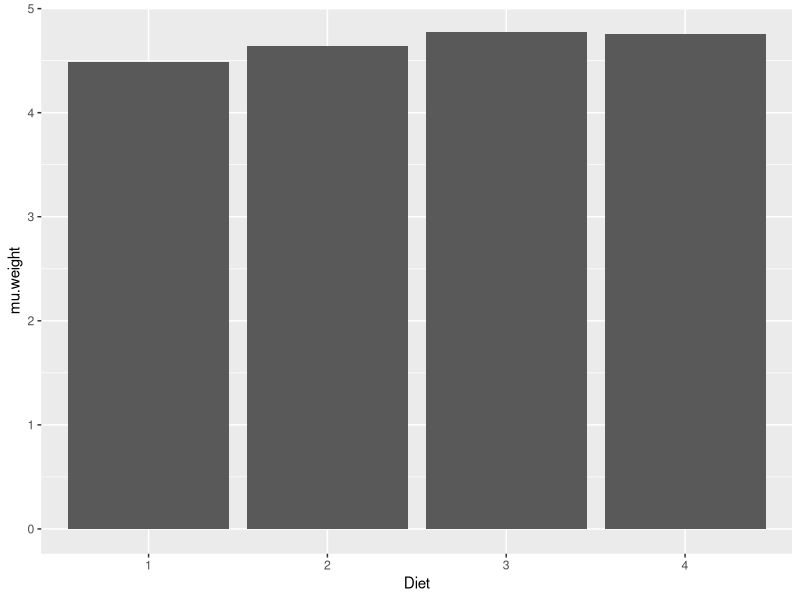
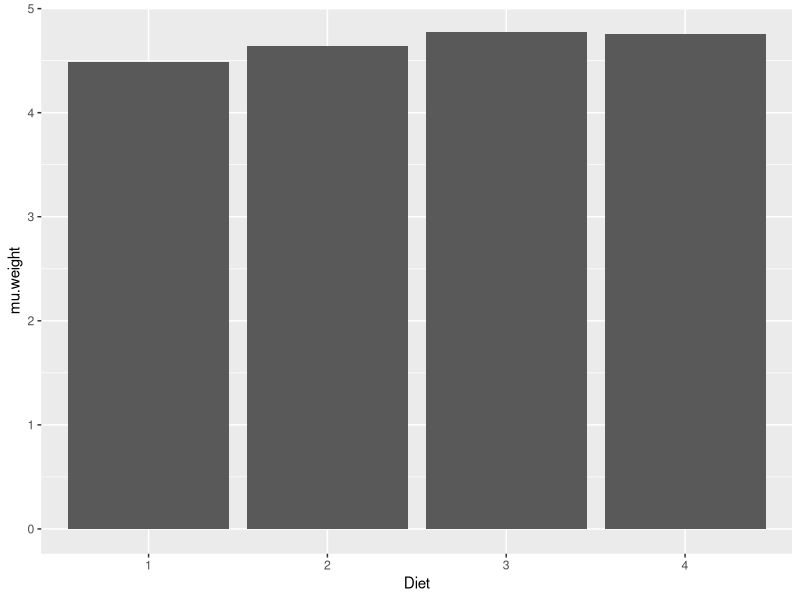

Recreate these plots in R, in order.
library(dplyr)
library(ggplot2)

head(ChickWeight)


tbl_1 <- dplyr::mutate(ChickWeight, ln_weight = log(weight))


tbl_2 <- group_by(tbl_1, Diet)


tbl3 <- summarise(tbl_2,
                  mu.weight = mean(ln_weight),
                  sd.weight = sd(ln_weight),
                  qtd = n() )

ggplot(tbl3, mapping = aes(x=Diet, y=mu.weight)) + 
  geom_col()

rm(list = c("tbl_1", "tbl_2",  "tbl3" ))



ChickWeight %>%
  mutate(ln_weight = log(weight)) %>%
  group_by(Diet) %>%
  summarise(mu.weight = mean(ln_weight),
             sd.weight = sd(ln_weight),
             qtd = n()) %>%
  ggplot() + 
  geom_col(mapping = aes(x=Diet, y=mu.weight))




lm(weight ~ Time + Diet, data = ChickWeight)






ChickWeight %>% 
  lm(weight ~ Time + Diet, data = .)

# CTRL-SHIFT-M
# %>%
  






